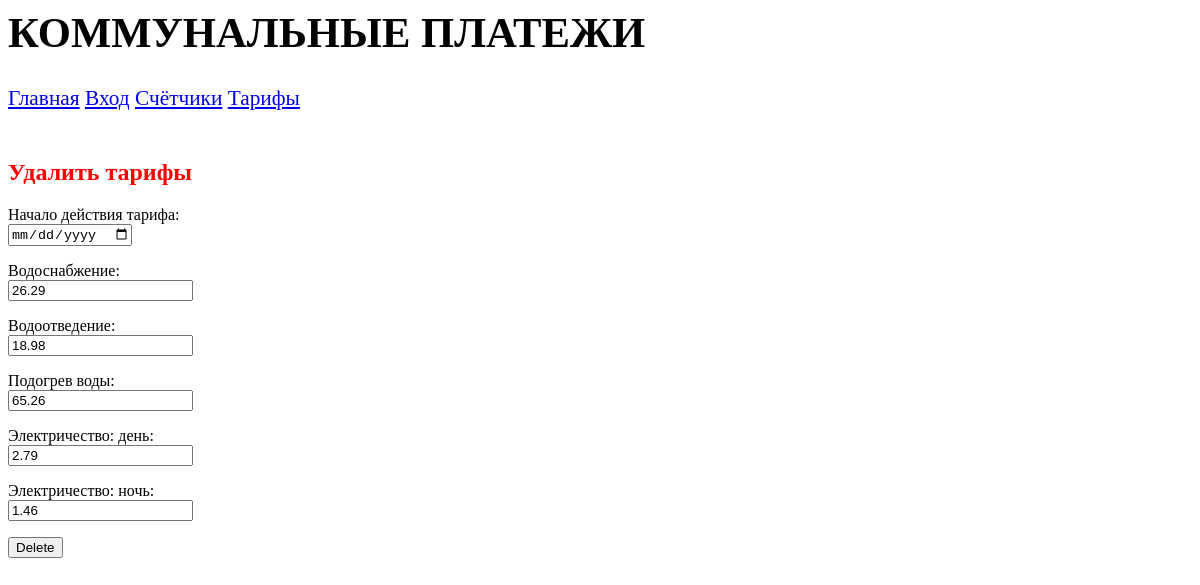
Screenshot of /prospect/del_tariff/2/ (signed in) with the database file from the repository.
### prospect/models.py (models this page shows)
class Tariffs(models.Model):
    date_start = models.DateField(verbose_name='Начало действия тарифов')
    water_supply = models.DecimalField(verbose_name='Водоснабжение', max_digits=5, decimal_places=2, default=0.00)
    water_drainage = models.DecimalField(verbose_name='Водоотведение', max_digits=5, decimal_places=2, default=0.00)
    heating_water = models.DecimalField(verbose_name='Подогрев воды', max_digits=5, decimal_places=2, default=0.00)
    el_day = models.DecimalField(verbose_name='Электричество: день', max_digits=5, decimal_places=2, default=0.00)
    el_night = models.DecimalField(verbose_name='Электричество: ночь', max_digits=5, decimal_places=2, default=0.00)
    class Meta:
        verbose_name_plural = 'Тарифы'
        verbose_name = 'Тарифы'
        unique_together = ('date_start', )
        ordering = ['-date_start']

### prospect/views.py (the view)
# urls.py: path('del_tariff/<int:pk>/', del_tariff, name='del_tariff'),
@login_required
def del_tariff(request, pk):
    bb = get_object_or_404(Tariffs, pk=pk)
    if request.method == 'POST':
        bbf = TariffsForm(request.POST, instance=bb)
        bb.delete()
        return tariffs(request)
    else:
        bbf = TariffsForm(instance=bb)
        context = {'form': bbf}
        return render(request, 'prospect/del_tariff.html', context)

### prospect/templates/prospect/del_tariff.html (shortened to what this page needs)
{% extends "layout/basic.html" %}
{% block content %}
<h2><span class="red">Удалить тарифы</span></h2>
<form method="post">
    {% for field in form.visible_fields %}
        <p>{{ field.label_tag }}<br>{{ field }}<br>
        {{ field.help_text }}</p>
    {% endfor %}
    <button onclick="return confirm('Are you sure?');">Delete</button>
</form>
{% endblock %}

### prospect/static/prospect/style.css (style rules this page uses)
.red { color: red; }

### rows the page displays
Tariffs: visible_fields "26.29" "18.98" "65.26" "2.79" "1.46"

### other values shown
{{ field.label_tag }} "Начало действия тарифа:" "Водоснабжение:" "Водоотведение:" "Подогрев воды:" "Электричество: день:" "Электричество: ночь:"
